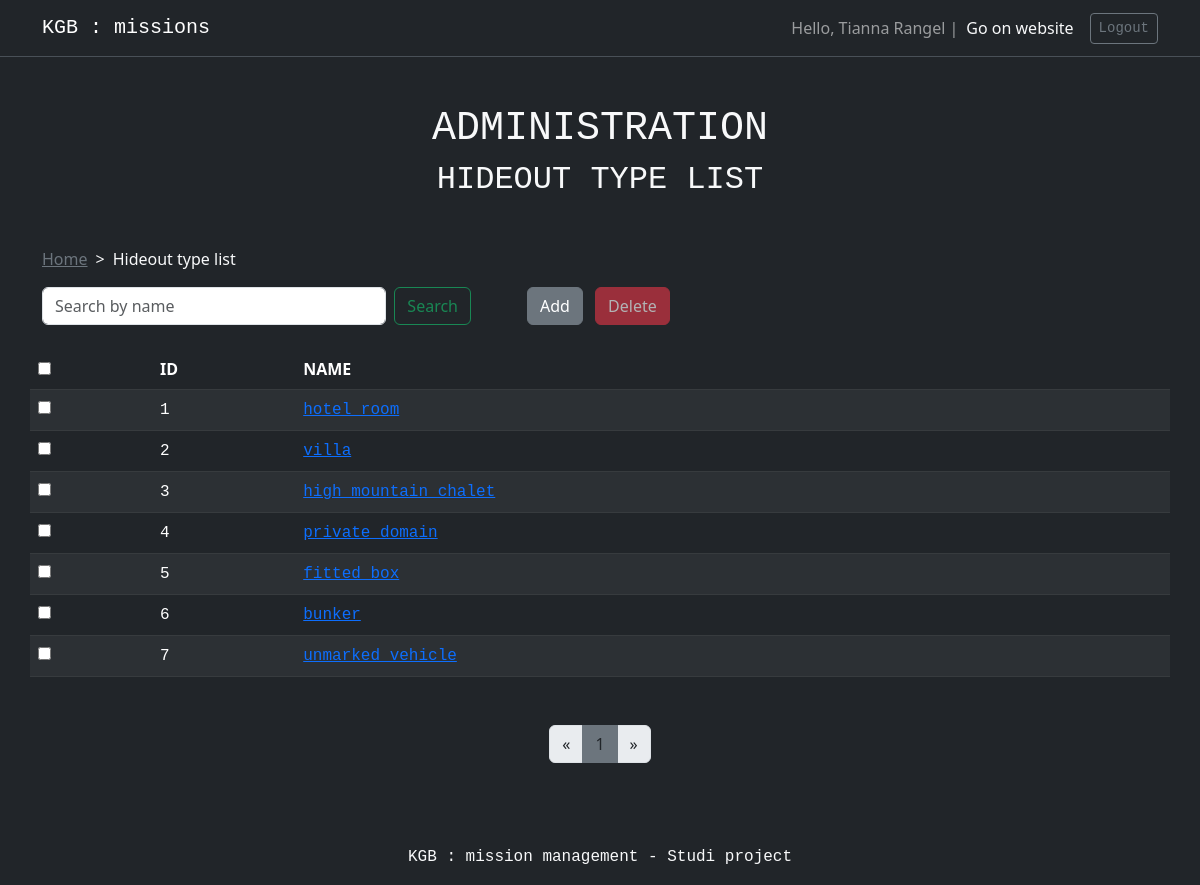
Screenshot of /?controller=hideout-type&action=list (signed in) with the database file from the repository.
### tables this page shows
CREATE TABLE Hideout_type (
    hideout_type_id SMALLINT NOT NULL AUTO_INCREMENT PRIMARY KEY,
    hideout_type_name VARCHAR(50) NOT NULL
);

### App/Controller/HideoutTypeController.php (called while the page is built, shortened)
<?php
class HideoutTypeController
{
    public function listHideoutType(string $SessionUuid, ?string $search): void
    {
        $adminRepository = new AdminRepository();
        $hideoutTypeRepository = new hideoutTypeRepository();
        $currentAdmin = $adminRepository->getAdmin($SessionUuid);
        $hideoutTypePerPage = 10;
        $pagination = $hideoutTypeRepository->getPaginationForHideoutTypes($hideoutTypePerPage, $search);
        $hideoutTypes = $hideoutTypeRepository->getHideoutTypesWithPagination($search, $pagination['start'], $pagination['perPage']);
        require(__DIR__ . '/../../templates/admin/hideout-type/list.php');
    }
}

### App/Repository/HideoutTypeRepository.php (called while the page is built, shortened)
<?php
class HideoutTypeRepository
{
    public DatabaseConnection $dbConnection;
    public function __construct()
    {
        $this->dbConnection = new DatabaseConnection();
    }
    public function getHideoutTypesWithPagination(string $search, int $start, int $perPage): array
    {
        $sql = 'SELECT
        hideout_type_id AS id,
        hideout_type_name AS name
        FROM Hideout_type
        WHERE hideout_type_name LIKE :search
        ORDER BY hideout_type_id
        LIMIT :start, :perPage';
        $statement = $this->dbConnection->dbConnect()->prepare($sql);
        $statement->bindValue(':search', '%' . $search . '%', PDO::PARAM_STR);
        $statement->bindParam(':start', $start, PDO::PARAM_INT);
        $statement->bindParam(':perPage', $perPage, PDO::PARAM_INT);
        $hideoutTypes = [];
        if ($statement->execute()) {
            while ($hideoutType = $statement->fetchObject('\App\Entity\HideoutType')) {
                $hideoutTypes[] = $hideoutType;
            }
        }
        return $hideoutTypes;
    }
    public function getPaginationForHideoutTypes(int $perPage, string $search): array
    {
        $sql = 'SELECT COUNT(*) AS nbHideoutTypes
        FROM Hideout_type
        WHERE hideout_type_name LIKE :search';
        $statement = $this->dbConnection->dbConnect()->prepare($sql);
        $statement->bindValue(':search', '%' . $search . '%', PDO::PARAM_STR);
        $pagination = [];
        if ($statement->execute()) {
            while ($result = $statement->fetch(PDO::FETCH_ASSOC)) {
                $nbHideoutTypes = (int) $result['nbHideoutTypes'];
            }
            $nbPages = ceil($nbHideoutTypes / $perPage);
            if(!empty($_GET['page'])){
                $currentPage = (int) htmlspecialchars($_GET['page']);
            } else {
                $currentPage = 1;
            }
            $start = ($currentPage * $perPage) - $perPage;
            $pagination = ['perPage' => $perPage, 'nbPages' => $nbPages, 'currentPage' => $currentPage, 'start' => $start];
        }
        return $pagination;
    }
}

### App/Database/DatabaseConnection.php (called while the page is built, shortened)
<?php
class DatabaseConnection
{
    public ?PDO $pdo = null;
    public function dbConnect(): PDO
    {
        if ($this->pdo == null) {
            $dsn = 'mysql:dbname=' . $_ENV['database_name'] . ';host=' . $_ENV['database_host'] . ';port=3306';
            $username = $_ENV['database_user'];
            $password = $_ENV['database_password'];
            $this->pdo = new PDO($dsn, $username, $password);
        }
        return $this->pdo;
    }
}

### App/Entity/HideoutType.php (called while the page is built, shortened)
<?php
class HideoutType extends stdClass
{
    protected string $id;
    protected string $name;
    public function getId(): string
    {
        return $this->id;
    }
    public function getName(): string
    {
        return $this->name;
    }
}

### App/Repository/AdminRepository.php (called while the page is built, shortened)
<?php
class AdminRepository
{
    public DatabaseConnection $dbConnection;
    public function __construct()
    {
        $this->dbConnection = new DatabaseConnection();
    }
    public function getAdmin(string $uuid): Admin
    {
        $sql = 'SELECT
        admin_uuid AS uuid,
        admin_firstname AS firstName,
        admin_lastname AS lastName,
        admin_email AS email,
        admin_password AS passwordHash,
        admin_creation_date AS creationDate
        FROM Admin
        WHERE admin_uuid = :uuid';
        $statement = $this->dbConnection->dbConnect()->prepare($sql);
        $statement->bindParam(':uuid', $uuid, PDO::PARAM_STR);
        $admin = new Admin();
        if ($statement->execute()) {
            $admin = $statement->fetchObject('\App\Entity\Admin');
        }
        return $admin;
    }
}

### App/Entity/Admin.php (called while the page is built, shortened)
<?php
class Admin extends stdClass {
    protected string $firstName;
    protected string $lastName;
    public function getFirstName(): string {
        return $this->firstName;
    }
    public function getLastName(): string {
        return $this->lastName;
    }
}

### templates/admin/hideout-type/list.php (the view, shortened to what this page needs)
<div class="container-fluid container-sm text-light">
    <div class="text-center my-5">
        <h1 class="text-uppercase font-monospace">Administration</h1>
        <h2 class="text-uppercase font-monospace">Hideout type list</h2>
    </div>
    <div>
        <nav style="--bs-breadcrumb-divider: '>';" aria-label="breadcrumb">
            <ol class="breadcrumb">
                <li class="breadcrumb-item"><a class="link-secondary" href="?controller=administration">Home</a></li>
                <li class="breadcrumb-item active text-light" aria-current="page">Hideout type list</li>
            </ol>
        </nav>
    </div>
    <?php if (isset($_SESSION['admin']) && $_SESSION['admin'] == true) : ?>
        <div class="row justify-content-center gx-5 gy-3 mb-4">
            <div class="col-10 col-sm-7 col-md-6 col-lg-5">
                <form class="d-flex" action="" method="POST" role="search">
                    <input class="form-control me-2" id="search-input" name="search" type="search"
                           placeholder="<?= $search == '' ? 'Search by name' : '' ?>"
                           value="<?= $search == '' ? '' : $search ?>" aria-label="Search hideout type by name">
                    <button class="btn btn-outline-success me-2" type="submit">Search</button>
                </form>
            </div>
            <div class="col-10 col-sm-5 col-md-6 col-lg-7">
                <a href="?controller=hideout-type&action=add" class="btn btn-secondary me-2">Add</a>
                <button type="button" id="delete-button" class="btn btn-danger me-2 disabled"
                        data-bs-toggle="modal" data-bs-target="#delete-modal">Delete
                </button>
            </div>
        </div>
        <div class="row mt-2 pb-2 mb-4 overflow-x-scroll">
            <table class="table table-dark table-striped table-hover">
                <thead>
                <tr>
                    <th class="text-uppercase">
                        <input class="table-checkbox"
                               type="checkbox"
                               id="table-group-checkbox">
                    </th>
                    <th class="text-uppercase">Id</th>
                    <th class="text-uppercase">Name</th>
                </tr>
                </thead>
                <tbody>
                <?php if (isset($hideoutTypes)): ?>
                    <?php foreach ($hideoutTypes as $hideoutType): ?>
                        <tr>
                            <td class="font-monospace">
                                <input
                                        id="table-checkbox-<?= $hideoutType->getName(); ?>"
                                        name="table-checkbox-<?= $hideoutType->getName(); ?>"
                                        class="table-checkbox" type="checkbox"
                                        value="<?= $hideoutType->getId(); ?>">
                            </td>
                            <td class="font-monospace">
                                <?= $hideoutType->getId() ?>
                            </td>
                            <td class="font-monospace">
                                <a href="?controller=hideout-type&action=edit&id=<?= $hideoutType->getId(); ?>">
                                    <?= $hideoutType->getName(); ?>
                                </a>
                            </td>
                        </tr>
                    <?php endforeach ?>
                <?php endif ?>
                </tbody>
            </table>
        </div>
        <div class="d-flex justify-content-center mb-5">
            <nav aria-label="Hideout Types page navigation">
                <ul class="pagination">
                    <li class="page-item <?= $pagination['currentPage'] == 1 ? 'disabled' : '' ?>">
                        <a class="page-link text-dark"
                           href="?controller=hideout-type&action=list&<?= $search != '' ? 'search=' . htmlspecialchars($search) . '&' : '' ?>page=<?= htmlspecialchars($pagination['currentPage'] - 1) ?>"
                           aria-label="Previous">
                            <span aria-hidden="true">&laquo;</span>
                        </a>
                    </li>
                    <?php for ($page = 1; $page <= $pagination['nbPages']; $page++): ?>
                        <li class="page-item <?= $page == $pagination['currentPage'] ? 'active' : '' ?>">
                            <a class="page-link <?= $page == $pagination['currentPage'] ? 'bg-secondary border-secondary' : '' ?> text-dark"
                               href="?controller=hideout-type&action=list&<?= $search != '' ? 'search=' . htmlspecialchars($search) . '&' : '' ?>page=<?= htmlspecialchars($page) ?>"><?= htmlspecialchars($page) ?></a>
                        </li>
                    <?php endfor ?>
                    <li class="page-item <?= $pagination['currentPage'] == $pagination['nbPages'] ? 'disabled' : '' ?>">
                        <a class="page-link text-dark"
                           href="?controller=hideout-type&action=list&<?= $search != '' ? 'search=' . htmlspecialchars($search) . '&' : '' ?>page=<?= htmlspecialchars($pagination['currentPage'] + 1) ?>"
                           aria-label="Next">
                            <span aria-hidden="true">&raquo;</span>
                        </a>
                    </li>
                </ul>
            </nav>
        </div>
    <?php endif ?>
</div>
<?php require(__DIR__ . '/../layout-admin.php') ?>

### templates/admin/admin-header.php
<header>
    <nav class="navbar bg-dark border-bottom border-body" data-bs-theme="dark">
        <div class="container">
            <a class="navbar-brand mb-0 h1 font-monospace" href="?controller=administration">KGB : missions</a>
            <div class="d-flex flex-row flex-wrap align-items-center">
            <span class="navbar-text me-2">
              Hello, <?= htmlspecialchars($currentAdmin->getFirstName()) . ' ' . htmlspecialchars($currentAdmin->getLastName()) ?> |
            </span>
                <a class="nav-link link-light me-3" href="/" target="_blank">Go on website</a>
                <a class="btn btn-sm btn-outline-secondary font-monospace" href="?controller=auth&action=login">Logout</a>
            </div>
        </div>
    </nav>
</header>

### assets/css/style.css (style rules this page uses)
.breadcrumb-item::before { color: #f8f9fa !important; }

### rows the page displays
hideout_type: hideout_type_id "1", hideout_type_name "hotel room"
hideout_type: hideout_type_id "2", hideout_type_name "villa"
hideout_type: hideout_type_id "3", hideout_type_name "high mountain chalet"
hideout_type: hideout_type_id "4", hideout_type_name "private domain"
hideout_type: hideout_type_id "5", hideout_type_name "fitted box"
hideout_type: hideout_type_id "6", hideout_type_name "bunker"
hideout_type: hideout_type_id "7", hideout_type_name "unmarked vehicle"

### other values shown
$currentAdmin->getFirstName() "Tianna"
$currentAdmin->getLastName() "Rangel"
